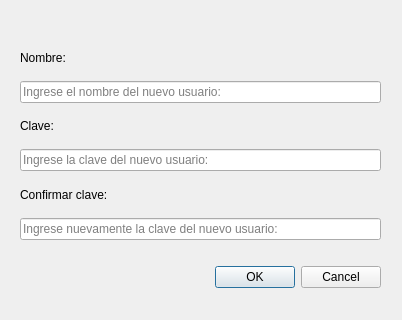
<?xml version="1.0" encoding="UTF-8"?>
<ui version="4.0">
 <class>Dialog</class>
 <widget class="QDialog" name="Dialog">
  <property name="geometry">
   <rect>
    <x>0</x>
    <y>0</y>
    <width>402</width>
    <height>320</height>
   </rect>
  </property>
  <property name="windowTitle">
   <string>Dialog</string>
  </property>
  <widget class="QWidget" name="verticalLayoutWidget">
   <property name="geometry">
    <rect>
     <x>20</x>
     <y>40</y>
     <width>361</width>
     <height>248</height>
    </rect>
   </property>
   <layout class="QVBoxLayout" name="verticalLayout">
    <item>
     <widget class="QLabel" name="label_2">
      <property name="text">
       <string>Nombre:</string>
      </property>
     </widget>
    </item>
    <item>
     <widget class="QLineEdit" name="new_user_name">
      <property name="minimumSize">
       <size>
        <width>271</width>
        <height>0</height>
       </size>
      </property>
      <property name="placeholderText">
       <string>Ingrese el nombre del nuevo usuario:</string>
      </property>
     </widget>
    </item>
    <item>
     <widget class="QLabel" name="label_3">
      <property name="text">
       <string>Clave:</string>
      </property>
     </widget>
    </item>
    <item>
     <widget class="QLineEdit" name="new_user_pass_1">
      <property name="minimumSize">
       <size>
        <width>271</width>
        <height>0</height>
       </size>
      </property>
      <property name="echoMode">
       <enum>QLineEdit::Password</enum>
      </property>
      <property name="placeholderText">
       <string>Ingrese la clave del nuevo usuario:</string>
      </property>
     </widget>
    </item>
    <item>
     <widget class="QLabel" name="label_4">
      <property name="text">
       <string>Confirmar clave:</string>
      </property>
     </widget>
    </item>
    <item>
     <widget class="QLineEdit" name="line_new_user_3">
      <property name="minimumSize">
       <size>
        <width>271</width>
        <height>0</height>
       </size>
      </property>
      <property name="echoMode">
       <enum>QLineEdit::Password</enum>
      </property>
      <property name="placeholderText">
       <string>Ingrese nuevamente la clave del nuevo usuario:</string>
      </property>
     </widget>
    </item>
    <item>
     <spacer name="horizontalSpacer">
      <property name="orientation">
       <enum>Qt::Horizontal</enum>
      </property>
      <property name="sizeHint" stdset="0">
       <size>
        <width>40</width>
        <height>20</height>
       </size>
      </property>
     </spacer>
    </item>
    <item>
     <widget class="QDialogButtonBox" name="buttonBox">
      <property name="orientation">
       <enum>Qt::Horizontal</enum>
      </property>
      <property name="standardButtons">
       <set>QDialogButtonBox::Cancel|QDialogButtonBox::Ok</set>
      </property>
     </widget>
    </item>
   </layout>
  </widget>
 </widget>
 <resources/>
 <connections>
  <connection>
   <sender>buttonBox</sender>
   <signal>accepted()</signal>
   <receiver>Dialog</receiver>
   <slot>accept()</slot>
   <hints>
    <hint type="sourcelabel">
     <x>248</x>
     <y>254</y>
    </hint>
    <hint type="destinationlabel">
     <x>157</x>
     <y>274</y>
    </hint>
   </hints>
  </connection>
  <connection>
   <sender>buttonBox</sender>
   <signal>rejected()</signal>
   <receiver>Dialog</receiver>
   <slot>reject()</slot>
   <hints>
    <hint type="sourcelabel">
     <x>316</x>
     <y>260</y>
    </hint>
    <hint type="destinationlabel">
     <x>286</x>
     <y>274</y>
    </hint>
   </hints>
  </connection>
 </connections>
</ui>
